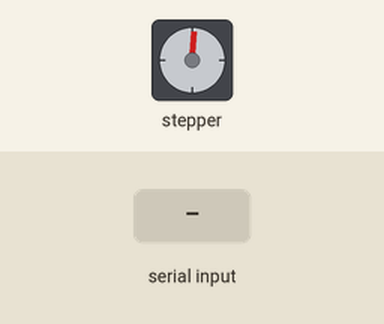
Recording of a sketch running on a simulated Arduino Uno, built with avr-gcc and run on an emulated ATmega328P. Parts: stepper motor. The inputs (shaded band) are chosen by the test bench. Stepper angles assume 2048 steps per turn; what the sketch prints to the serial monitor is not drawn.

Above: at 0.9 s.
1.3 s: byte 30 received over Serial
At 2.23 s:
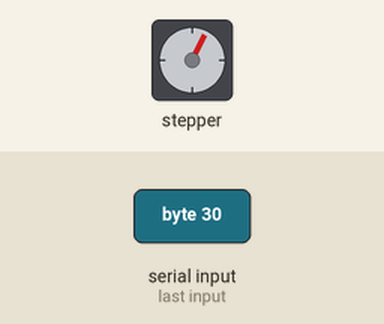
4.3 s: byte 90 received over Serial
At 4.66 s:
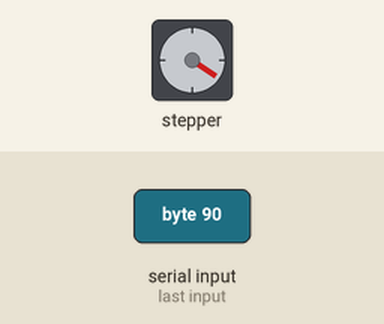
7.3 s: byte 120 received over Serial
At 7.67 s:
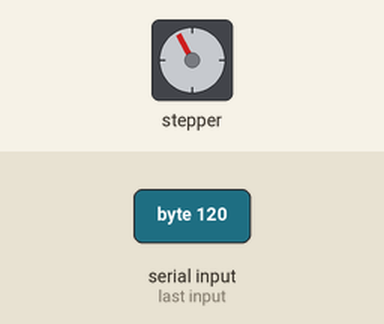
Timing chart, 0 to 16.3 s (numbered marks = the images above; inputs shaded):
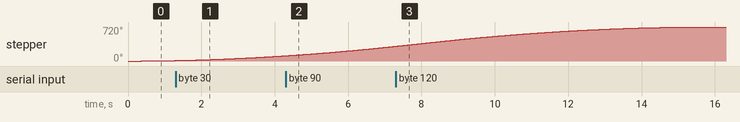

The sketch:

stepper.ino
```cpp
/***
 * modified from
 * https://github.com/BretStateham/28BYJ-48
 */


#include <AccelStepper.h>
#define HALFSTEP 8
#define FULLSTEP 4

#define blue 8
#define pink 9
#define yellow 10
#define orange 11
#define oneStep 4096
bool clockwise = true;
bool go = true;

 int targetPosition = 2048 * 2;  //2049 steps per rotation when wave or full stepping
//int targetPosition = 4096 * 2;  //4096 steps per rotation when half stepping

int dataIn;
boolean newData = false;


AccelStepper stepper1(FULLSTEP, blue, yellow, pink, orange);
void setup() {

  Serial.begin(9600);
  Serial.write("<Arduino is ready>");


  //Set the initial speed (read the AccelStepper docs on what "speed" means
  stepper1.setSpeed(500.0);
  //Tell it how fast to accelerate
  stepper1.setAcceleration(70.0);
  //Set a maximum speed it should exceed
  stepper1.setMaxSpeed(500.0);
  //Tell it to move to the target position
  stepper1.moveTo(targetPosition);
}

void loop() {
  if(go){

    if(stepper1.distanceToGo() == 0){
    if(clockwise == true){
      clockwise = false;  //Go counterclockwise now
      stepper1.moveTo(0); //Go back to the "home" (original) position
    } else {
      clockwise = true;   //Go clockwise now
      stepper1.moveTo(targetPosition);  //Go to the target position
    }
  }

  if(stepper1.distanceToGo() != 0)
    stepper1.run();
  }

  //check for new data
  recvOneChar();

  //use new data if it exists
  if(newData){
    int data = getNewData();

    if(data == 0){
      go = false;
      Serial.write("go = false");
    }
    else if(data == 1){
      go = true;
      Serial.write("go = true");
    }
    else
      Serial.write("test failed");

  }

}

void recvOneChar() {
 if (Serial.available() > 0) {
 dataIn = Serial.read();
 newData = true;
 }
}

void showNewData() {
 if (newData == true) {
  Serial.write(dataIn);
  newData = false;
 }
}

int getNewData() {

  int dataOut = -1;
 if (newData == true) {
  Serial.write(dataIn);
  dataOut = dataIn;
  newData = false;
 }

 return dataIn;
}
```
